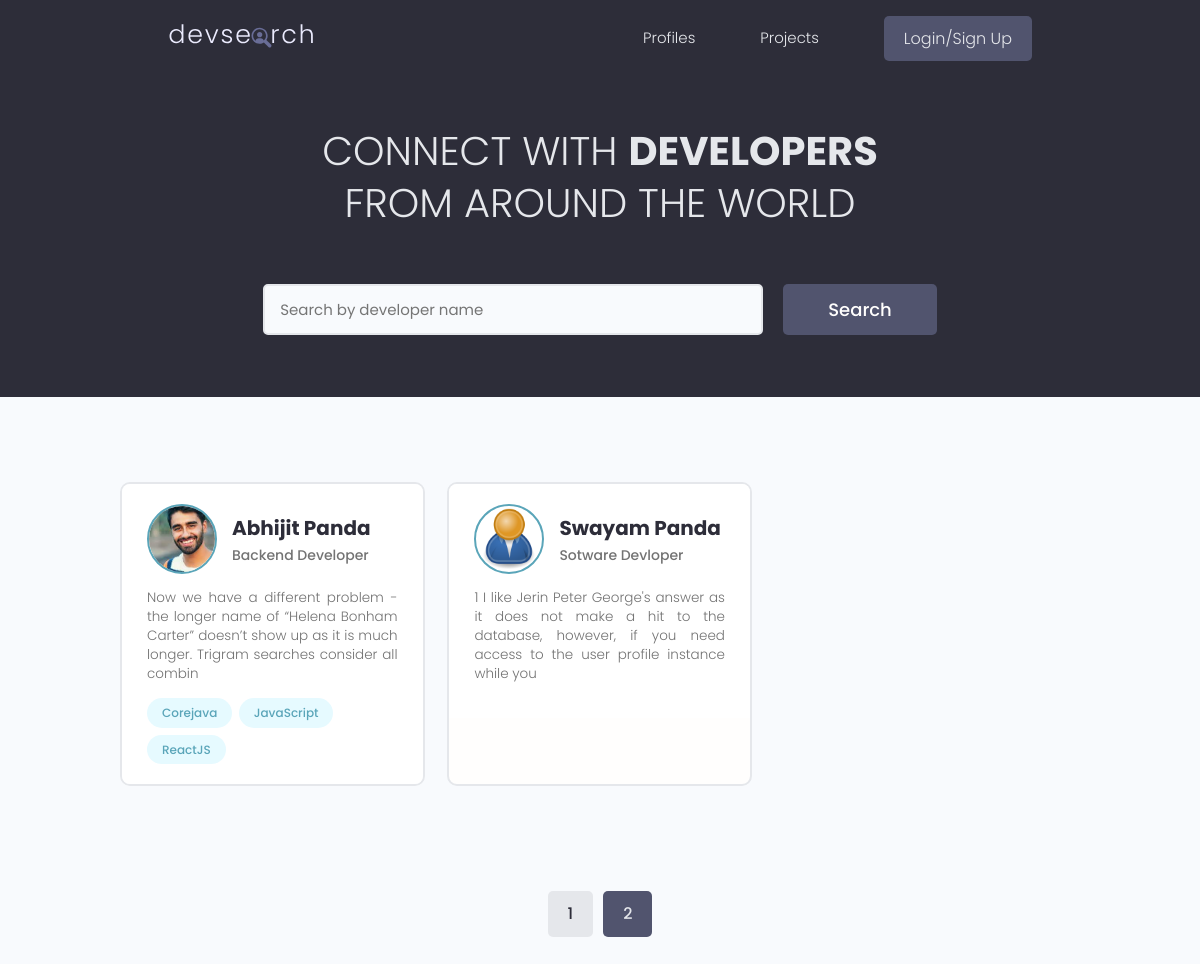
Page /?page=2 on the earlier database version.
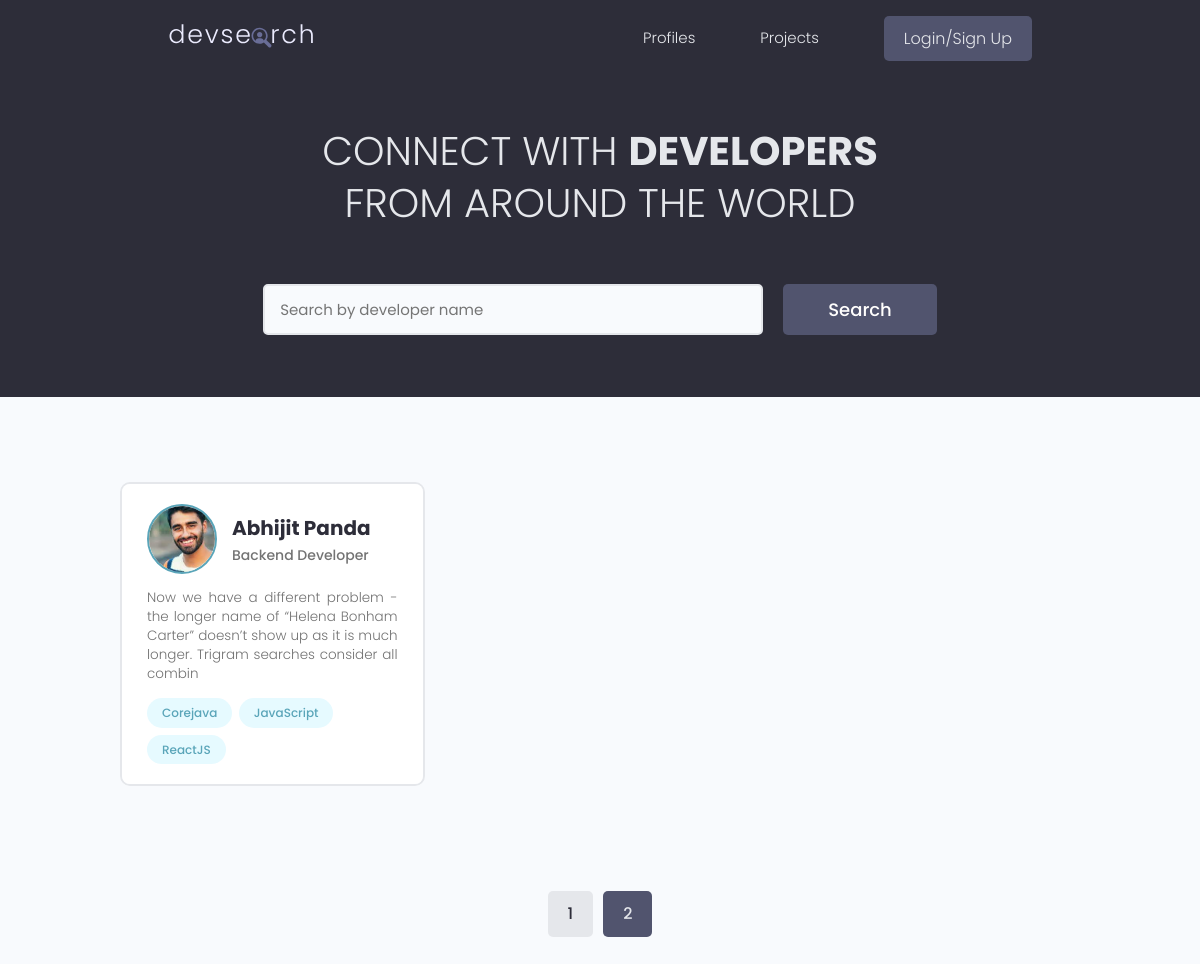
Same page on the later database version.
### users/models.py (models this page shows, shortened)
class Profile(models.Model):
    user = models.OneToOneField(
        User, on_delete=models.CASCADE, null=True, blank=True)
    name = models.CharField(max_length=200, null=True, blank=True)
    email = models.EmailField(max_length=500, blank=True, null=True)
    username = models.CharField(max_length=200, blank=True, null=True)
    location = models.CharField(max_length=200, blank=True, null=True)
    short_intro = models.CharField(max_length=200, blank=True, null=True)
    bio = models.TextField(blank=True, null=True)
    profile_image = models.ImageField(
        null=True, blank=True, upload_to='profiles/', default="profiles/user-default.png")
    social_github = models.CharField(max_length=200, blank=True, null=True)
    social_twitter = models.CharField(max_length=200, blank=True, null=True)
    social_linkedin = models.CharField(max_length=200, blank=True, null=True)
    social_youtube = models.CharField(max_length=200, blank=True, null=True)
    social_website = models.CharField(max_length=200, blank=True, null=True)
    created = models.DateTimeField(auto_now_add=True)
    id = models.UUIDField(default=uuid.uuid4, unique=True,
                          primary_key=True, editable=False)
    class Meta:
        ordering = ['created']

class Skill(models.Model):
    owner = models.ForeignKey(
        Profile, on_delete=models.CASCADE, blank=True, null=True)
    name = models.CharField(max_length=200, blank=True, null=True)
    description = models.TextField(null=True, blank=True)
    created = models.DateTimeField(auto_now_add=True)
    id = models.UUIDField(default=uuid.uuid4, unique=True,
                          primary_key=True, editable=False)
    def __str__(self):
        return str(self.name)

### users/views.py (the view)
# urls.py: path('',  profiles, name="profiles"),
def profiles(request):
    profiles, search_query = searchProfiles(request)
    custom_range, profiles = paginateProfiles(request, profiles, 3)
    context = {'profiles': profiles, 'search_query': search_query,
               'custom_range': custom_range}
    return render(request, 'users/profiles.html', context)

### users/utils.py (called while the page is built)
def paginateProfiles(request, profiles, results):
    page = request.GET.get('page')
    paginator = Paginator(profiles, results)
    try:
        profiles = paginator.page(page)
    except PageNotAnInteger:
        page = 1
        profiles = paginator.page(page)
    except EmptyPage:
        page = paginator.num_pages
        profiles = paginator.page(page)
    leftIndex = (int(page) - 4)
    if leftIndex < 1:
        leftIndex = 1
    rightIndex = (int(page) + 5)
    if rightIndex > paginator.num_pages:
        rightIndex = paginator.num_pages + 1
    custom_range = range(leftIndex, rightIndex)
    return custom_range, profiles

def searchProfiles(request):
    search_query = ''
    if request.GET.get('search_query'):
        search_query = request.GET.get('search_query')
    skills = Skill.objects.filter(name__icontains=search_query)
    profiles = Profile.objects.distinct().filter(
        Q(name__icontains=search_query) |
        Q(short_intro__icontains=search_query) |
        Q(skill__in=skills)
    )
    return profiles, search_query

### users/templates/users/profiles.html (shortened to what this page needs)
{% extends 'main.html' %}
{% block content %}
<main class="home">
    <section class="hero-section text-center">
      <div class="container container--narrow">
        <div class="hero-section__box">
          <h2>CONNECT WITH <span>DEVELOPERS</span></h2>
          <h2>FROM AROUND THE WORLD</h2>
        </div>
        <div class="hero-section__search">
          <form id="searchForm" class="form" action="{% url 'profiles' %}" method="get">
            <div class="form__field">
              <input class="input input--text" id="formInput#search" type="text" name="search_query"
                value="{{search_query}}" placeholder="Search by developer name" />
            </div>
            <input class="btn btn--sub btn--lg" type="submit" value="Search" />
          </form>
        </div>
      </div>
    </section>
    <section class="devlist">
      <div class="container">
        <div class="grid grid--three">
      {% for profile in profiles %}
          <div class="column card">
              <div class="dev">
                  <a href="{% url 'user-profile' profile.id %}" class="card__body" style="background-color:rgb(255, 255, 255);">
                      <div class="dev__profile">
                          <img class="avatar avatar--md" src="{{ profile.profile_image.url }}" alt="image" />
                          <div class="dev__meta">
                              <h3>{{profile.name}}</h3>
                              <h5>{{profile.short_intro|slice:"60"}}</h5>
                          </div>
                      </div>
                      <p class="dev__info">{{profile.bio|slice:"150"}}</p>
                      <div class="dev__skills">
                          {% for skill in profile.skill_set.all|slice:"5" %}
                          <span class="tag tag--pill tag--main">
                              <small>{{skill}}</small>
                          </span>
                          {% endfor %}
                      </div>
                  </a>
              </div>
          </div>
      {% endfor %}
        </div>
      </div>
    </section>
    {% include 'pagination.html' with queryset=profiles custom_range=custom_range %}
  </main>
{% endblock %}

Differences in the rows shown:
removed Profile: profile_image (placeholder picture), name "Swayam Panda", short_intro "Sotware Devloper", bio "1 I like Jerin Peter George's answer as it does not make a hit to the database, however, if you need access to the user profile instance while you"
